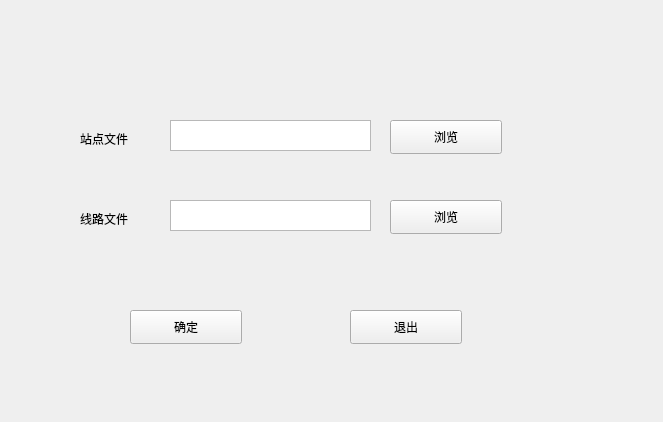
<?xml version="1.0" encoding="UTF-8"?>
<ui version="4.0">
 <class>file_widgetClass</class>
 <widget class="QWidget" name="file_widgetClass">
  <property name="geometry">
   <rect>
    <x>0</x>
    <y>0</y>
    <width>663</width>
    <height>422</height>
   </rect>
  </property>
  <property name="windowTitle">
   <string>文件加载</string>
  </property>
  <widget class="QLabel" name="labelStop">
   <property name="geometry">
    <rect>
     <x>80</x>
     <y>130</y>
     <width>81</width>
     <height>18</height>
    </rect>
   </property>
   <property name="text">
    <string>站点文件</string>
   </property>
  </widget>
  <widget class="QLabel" name="labelLine">
   <property name="geometry">
    <rect>
     <x>80</x>
     <y>210</y>
     <width>81</width>
     <height>18</height>
    </rect>
   </property>
   <property name="text">
    <string>线路文件</string>
   </property>
  </widget>
  <widget class="QPushButton" name="ButtonStop">
   <property name="geometry">
    <rect>
     <x>390</x>
     <y>120</y>
     <width>112</width>
     <height>34</height>
    </rect>
   </property>
   <property name="text">
    <string>浏览</string>
   </property>
  </widget>
  <widget class="QPushButton" name="ButtonLine">
   <property name="geometry">
    <rect>
     <x>390</x>
     <y>200</y>
     <width>112</width>
     <height>34</height>
    </rect>
   </property>
   <property name="text">
    <string>浏览</string>
   </property>
  </widget>
  <widget class="QTextEdit" name="textEditStop">
   <property name="geometry">
    <rect>
     <x>170</x>
     <y>120</y>
     <width>201</width>
     <height>31</height>
    </rect>
   </property>
  </widget>
  <widget class="QTextEdit" name="textEditLine">
   <property name="geometry">
    <rect>
     <x>170</x>
     <y>200</y>
     <width>201</width>
     <height>31</height>
    </rect>
   </property>
  </widget>
  <widget class="QPushButton" name="ButtonConfirm">
   <property name="geometry">
    <rect>
     <x>130</x>
     <y>310</y>
     <width>112</width>
     <height>34</height>
    </rect>
   </property>
   <property name="text">
    <string>确定</string>
   </property>
  </widget>
  <widget class="QPushButton" name="ButtonExit">
   <property name="geometry">
    <rect>
     <x>350</x>
     <y>310</y>
     <width>112</width>
     <height>34</height>
    </rect>
   </property>
   <property name="text">
    <string>退出</string>
   </property>
  </widget>
 </widget>
 <layoutdefault spacing="6" margin="11"/>
 <resources/>
 <connections>
  <connection>
   <sender>ButtonStop</sender>
   <signal>clicked(bool)</signal>
   <receiver>file_widgetClass</receiver>
   <slot>stop_input()</slot>
   <hints>
    <hint type="sourcelabel">
     <x>445</x>
     <y>136</y>
    </hint>
    <hint type="destinationlabel">
     <x>331</x>
     <y>210</y>
    </hint>
   </hints>
  </connection>
  <connection>
   <sender>ButtonLine</sender>
   <signal>clicked(bool)</signal>
   <receiver>file_widgetClass</receiver>
   <slot>line_input()</slot>
   <hints>
    <hint type="sourcelabel">
     <x>445</x>
     <y>216</y>
    </hint>
    <hint type="destinationlabel">
     <x>331</x>
     <y>210</y>
    </hint>
   </hints>
  </connection>
  <connection>
   <sender>ButtonConfirm</sender>
   <signal>clicked(bool)</signal>
   <receiver>file_widgetClass</receiver>
   <slot>check_file()</slot>
   <hints>
    <hint type="sourcelabel">
     <x>185</x>
     <y>326</y>
    </hint>
    <hint type="destinationlabel">
     <x>331</x>
     <y>210</y>
    </hint>
   </hints>
  </connection>
  <connection>
   <sender>ButtonExit</sender>
   <signal>clicked(bool)</signal>
   <receiver>file_widgetClass</receiver>
   <slot>close()</slot>
   <hints>
    <hint type="sourcelabel">
     <x>405</x>
     <y>326</y>
    </hint>
    <hint type="destinationlabel">
     <x>331</x>
     <y>210</y>
    </hint>
   </hints>
  </connection>
 </connections>
 <slots>
  <slot>stop_input()</slot>
  <slot>line_input()</slot>
  <slot>check_file()</slot>
 </slots>
</ui>
